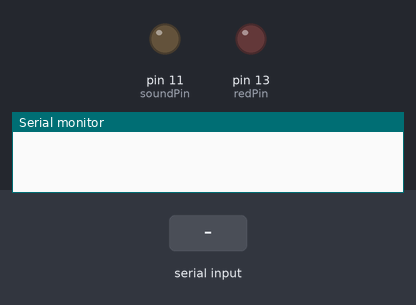
The sketch below on a simulated Arduino Uno, built with avr-gcc and run on an emulated ATmega328P. On the bench: output pins drawn as LEDs (lit = HIGH), the last lines printed to the serial monitor. The inputs (shaded band) are chosen by the test bench.

Above: at 1.2 s.
1.3 s: "1" received over the second serial link
At 2.2 s:
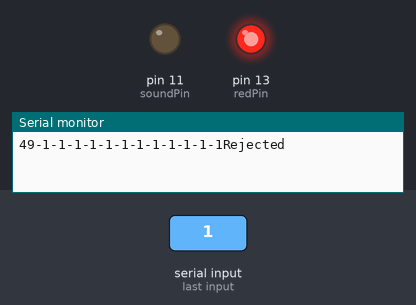
Timing chart, 0 to 4.3 s (numbered marks = the images above; inputs shaded):
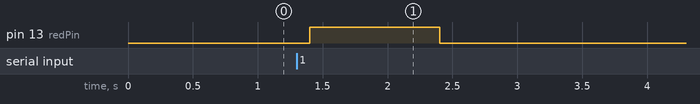

Measured:
- after the input at 1.3 s, pin 13 (redPin): LOW → HIGH after 0.10 s, → LOW 1.0 s later

The sketch:

SydneyMakers-leostick-6300.ino
```cpp
#include <ReceiveOnlySoftwareSerial.h>
/*  visit http://gammon.com.au/Arduino/ReceiveOnlySoftwareSerial.zip
for the single pin SoftwareSerial interface library.
SoftwareSerial is the alternative,
but I wanted to define as little pins as possible.
*/

/*
Following the schematic for the RDM6300 (http://wiki.seeed.cc/125Khz_RFID_module-UART/)
The P1's TX and P2's 5V & GND are the only functional soldered pins to the Leostick.
P1's NC pin can be soldered on for physical strength, but it is not required.

The requirement for this reader to work is for the RDM630 to be placed on the underside
of the Leostick, with the P2's 5V pin lining up with the Leostick 5V,
and the P1 TX pin lining up with Leostick Pin 10 (which also happens to be the RGB's Blue LED)

*/
int data1 = 0;
int ok = -1;

#define redPin 13 //pin used for failed authorisation.
#define soundPin 11 //pin used for successful authorisation, probably should go to a relay.
#define rxPin 10 //receiving pin for the RDM630's TX pin.
// blue pin is receiving the reader data, useful for diagnostics


ReceiveOnlySoftwareSerial RFID(rxPin); // RX only
int const readlength = 13; // how many bytes are being read.

int tag1[readlength] =   {2,52,48,48,48,56,54,66,49,52,70,51,56}; // random numbers
int tag2[readlength] =   {2,0,0,0,0,0,0,0,0,0,0,0,0}; // put your xEM here
int newtag[readlength] = {0,0,0,0,0,0,0,0,0,0,0,0,0}; // used for read comparisons

void setup()
{
  RFID.begin(9600);    // start serial to RFID reader
  Serial.begin(9600);  // start serial to PC
  pinMode(soundPin, OUTPUT); // set up the buzzer
  pinMode(redPin, OUTPUT); // set up the red LED
}

boolean comparetag(int aa[readlength], int bb[readlength])
{
  boolean ff = false;
  int fg = 0;
  for (int cc = 0 ; cc < readlength ; cc++)
  {
    if (aa[cc] == bb[cc])
    {
      fg++;
    }
  }
  if (fg == readlength)
  {
    ff = true;
  }
  return ff;
}

void checkmytags() // compares each tag against the tag just read
{
  ok = 0; // this variable helps decision-making,
  // if it is 1 we have a match, zero is a read but no match,
  // -1 is no read attempt made
  if (comparetag(newtag, tag1) == true)
  {
    ok++;
  }
  if (comparetag(newtag, tag2) == true)
  {
    ok++;
  }
}

void readTags()
{
  ok = -1;

  if (RFID.available() > 0)
  {
    // read tag numbers
    delay(100); // needed to allow time for the data to come in from the serial buffer.

    for (int z = 0 ; z < readlength ; z++) // read the rest of the tag
    {
      data1 = RFID.read();
      Serial.print(data1);
      newtag[z] = data1;
    }
    RFID.flush(); // stops multiple reads

    // do the tags match up?
    checkmytags();
  }

  // now do something based on tag type
  if (ok > 0) // if we had a match
  {
    Serial.println("Accepted");
    delay(500);
    tone(soundPin,1000);
    delay(1000); // Change this to how long you want an output to be active
    noTone(soundPin);
    ok = -1;
  }
  else if (ok == 0) // if we didn't have a match
  {
    Serial.println("Rejected");
    digitalWrite(redPin,HIGH);
    delay(1000);
    digitalWrite(redPin, LOW);
    ok = -1;
  }
}

void loop()
{
  readTags();
}
```
